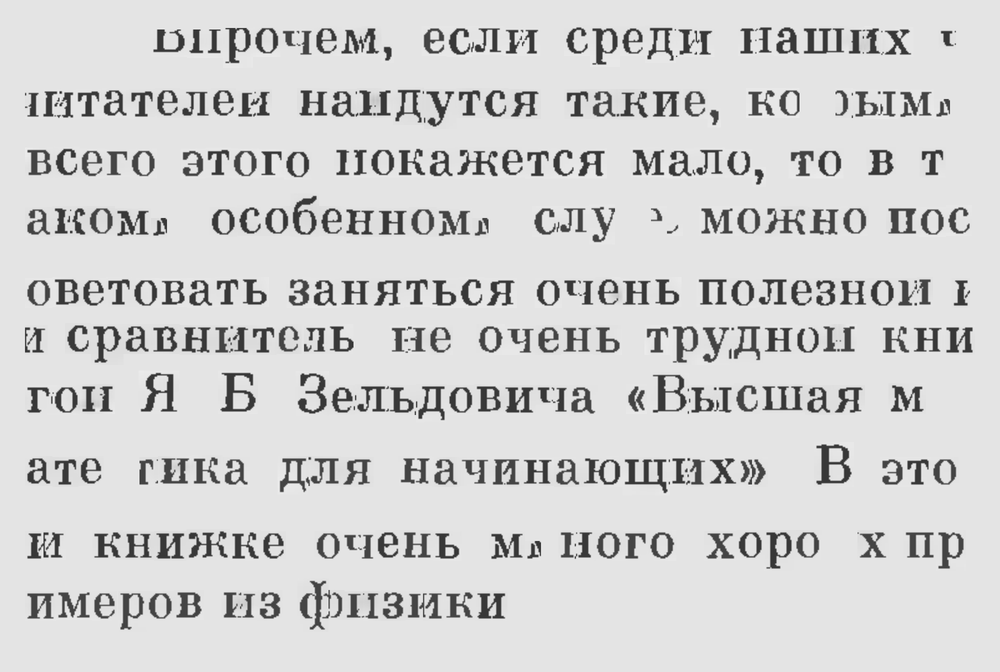
#> input picture testimages/output_reflowed.png, 1000 x 672 px, shrunk from 2000 x 1344 before the run, found by its file name
$ python visual_spacing_check.py
#> lines starting #> are read from the running program, lines starting #| are printed output that depends on the picture; after the words box and inside, x2 and y2 are one past the last pixel; in counts of white or black regions, pixels touching at a corner belong together
#!/usr/bin/env python3
"""
Visual verification: Draw lines showing 145px spacing
"""

import cv2
import numpy as np

img = cv2.imread('../output_reflowed.png')
#> img is the input picture: shape (672, 1000, 3); min 25, max 255, mean 209.1
if img is None:
    print("Error: Can't load output_reflowed.png")
    exit(1)

# Create visualization
vis = img.copy()

# Draw horizontal lines every 145px starting from top margin (50px)
top_margin = 50
line_height = 145
color = (0, 255, 0)  # Green

y = top_margin
line_num = 0
while y < img.shape[0]:
    cv2.line(vis, (0, y), (img.shape[1], y), color, 2)
    cv2.putText(vis, f"{line_num}", (10, y-5), cv2.FONT_HERSHEY_SIMPLEX, 0.5, color, 1)
    y += line_height
    line_num += 1
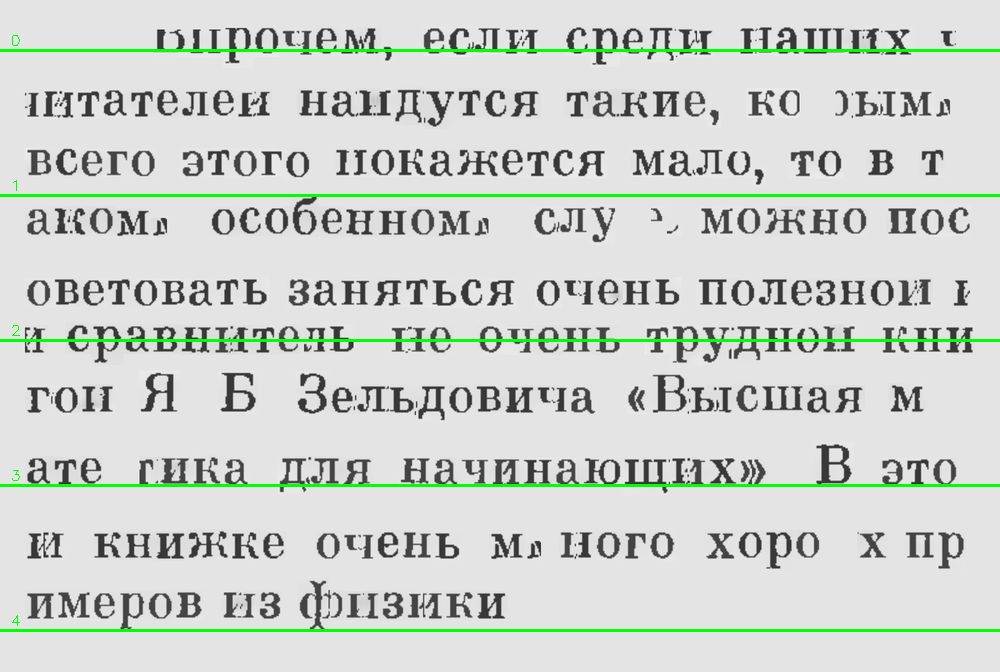
#> vis: shape (672, 1000, 3); 2.25% of pixels changed, all inside (x1, y1, x2, y2) = (0, 35, 1000, 632)
#> after the loop, line_num = 5; y = 775

# Save
cv2.imwrite('../notebooks/spacing_verification.png', vis)
print(f"✓ Saved visualization to notebooks/spacing_verification.png")
print(f"Green lines are drawn every {line_height}px starting from top margin {top_margin}px")
print("If the fix is working, text baselines should align with green lines")

$ run again, with dvurog_p007.png copied over testimages/output_reflowed.png
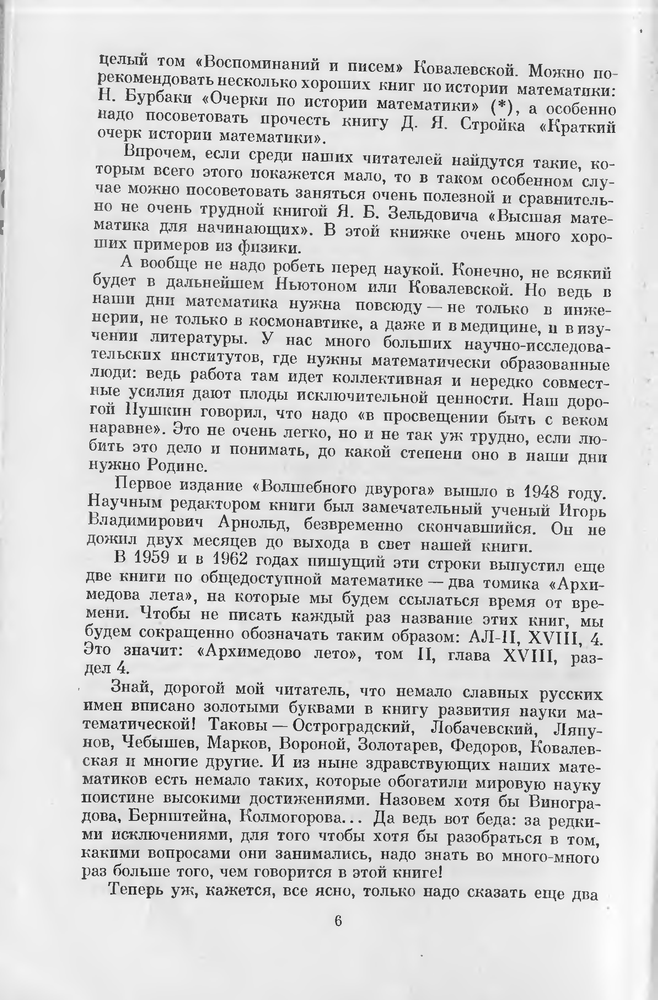
#> input picture dvurog_p007.png, 658 x 1000 px, shrunk from 1606 x 2439 before the run, found by its file name
#> img is the input picture: shape (1000, 658, 3); min 0, max 255, mean 212.2
#> after the loop `while y < img.shape[0]:`:
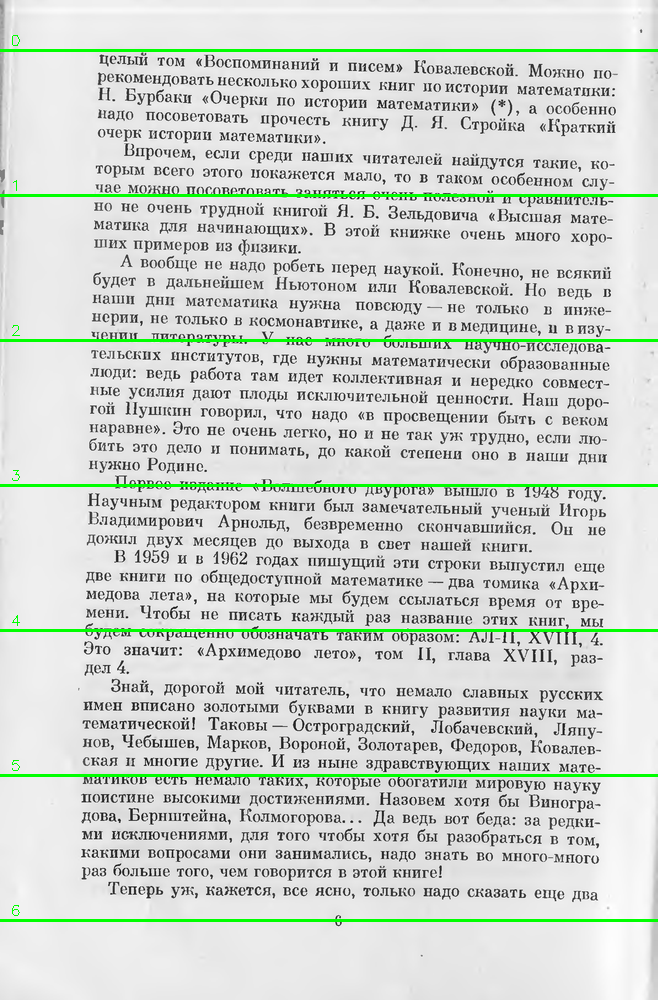
#> vis: shape (1000, 658, 3); 2.13% of pixels changed, all inside (x1, y1, x2, y2) = (0, 35, 658, 922)
#> after the loop `while y < img.shape[0]:`: line_num = 7; y = 1065
